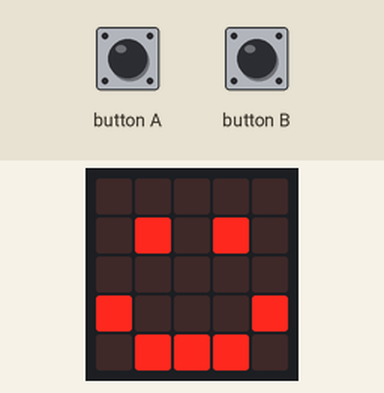
Bench run of a program on a simulated BBC micro:bit (MakeCode). Parts: the board's 5×5 LED display. The inputs (shaded band) are chosen by the test bench.

Above: at 1.8 s.
1.9 s: button A pressed for 0.15 s
At 3.0 s:
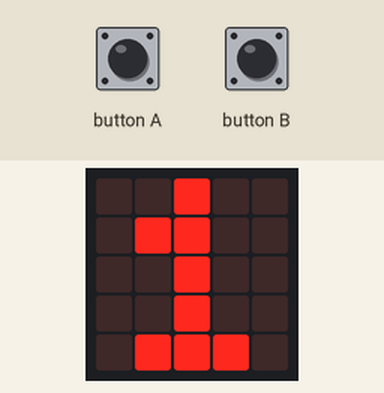
3.5 s: button B pressed for 0.15 s
At 4.2 s:
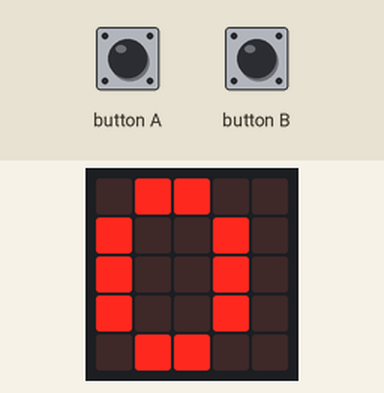
Timing chart, 0 to 6.5 s (numbered marks = the images above; inputs shaded):
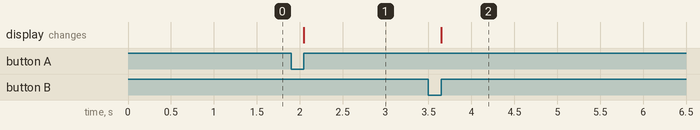

Measured:
- after the input at 1.9 s, the display: changes after 0.15 s (image 1)
- after the input at 3.5 s, the display: changes after 0.15 s (image 2)

The program:

main.ts
```typescript
// (licence header left out)
basic.clearScreen()
basic.showIcon(IconNames.Happy)
let numbersOfCliks = 0

input.onButtonPressed(Button.A, function () {
  numbersOfCliks = numbersOfCliks + 1
  basic.showNumber(numbersOfCliks)
})

input.onButtonPressed(Button.B, function () {
  numbersOfCliks = 0
  basic.showNumber(numbersOfCliks)
})
```
